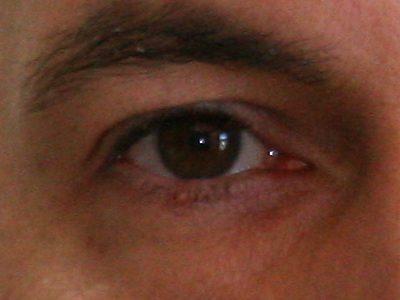
%> input picture subdataset_ubiris_100/C1_S1_I1.tiff, 400 x 300 px
$ octave pre_processing_ubiris.m   (GNU Octave 9; MATLAB toolbox functions it lacks are replaced by stand-ins)
%> lines starting %> are read from the running program, lines starting %| are printed output that depends on the picture; in (x1, y1, x2, y2) boxes, pixels count from 0 and x2, y2 are one past the last pixel; in counts of white or black regions, pixels touching at a corner belong together; the program's own positions count from 1
clc; clear; close all;

%% STEP 1: CARICAMENTO IMMAGINE E PRE PROCESSING

% Definizione manuale del file
image = 'subdataset_ubiris_100\C1_S1_I1.tiff';

% Lettura immagine
try
    img_rgb = imread(image);
%> img_rgb is the input picture: size 300x400x3 uint8; mean R, G, B 100, 58.9, 42
catch
    error('File non trovato! Controlla il percorso del file.');
end

% Filtraggio canale Rosso
img_red = img_rgb(:,:,1);
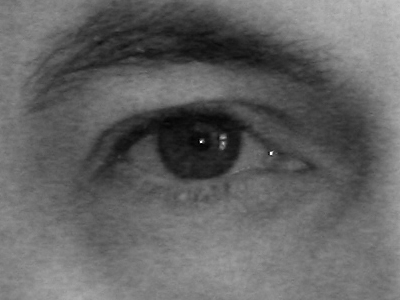
%> img_red: size 300x400 uint8; min 0, max 255, mean 100

% Correzione riflessi ed enhancement
se_tophat = strel('disk', 20);
img_tophat = imtophat(img_red, se_tophat);
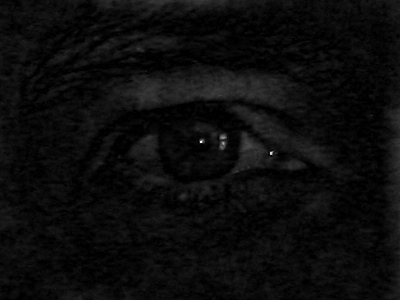
%> img_tophat: size 300x400 uint8; min 0, max 248, mean 11.9
mask_riflessi = img_tophat > 35;
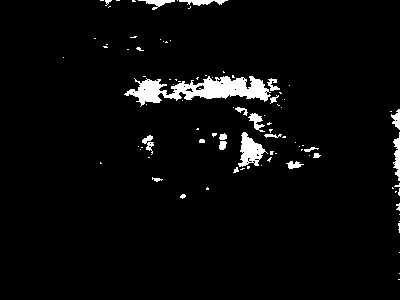
%> mask_riflessi: size 300x400 logical; 3.7% white; 92 white regions (69 under 20 px), largest, box (x1, y1, x2, y2) and area: (124, 76, 271, 107) 2197, (238, 132, 268, 167) 527, (393, 132, 400, 181) 201
img_smooth = regionfill(img_red, mask_riflessi);
img_gamma = imadjust(img_smooth, [0 1], [0.2 1], 1);
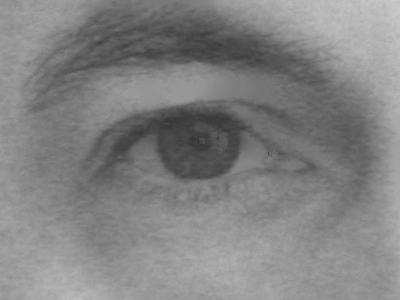
%> img_gamma: size 300x400 uint8; min 51, max 204, mean 130.7
img_enhanced = adapthisteq(img_gamma,'ClipLimit', 0.05 ,'Distribution', 'uniform', 'NumTiles', [6 6]);
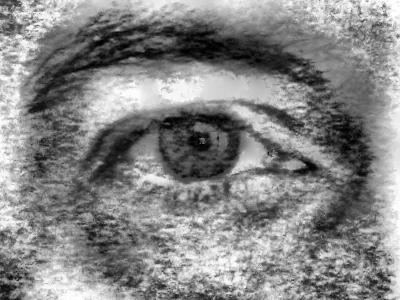
%> img_enhanced: size 300x400 uint8; min 0, max 255, mean 133.3
img_denoised = medfilt2(img_enhanced, [7 7]);
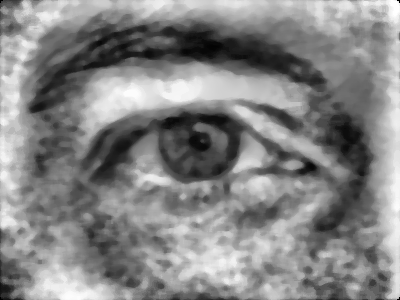
%> img_denoised: size 300x400 uint8; min 0, max 255, mean 133.1

% Visualizzazione grafica
figure('Name', 'Pre processing');
subplot(1,4,1); imshow(img_rgb); title('Immagine originale');
subplot(1,4,2); imshow(img_red); title('Canale Rosso Filtrato');
subplot(1,4,3); imshow(img_smooth); title('Riflessi rimossi');
subplot(1,4,4); imshow(img_denoised); title('Immagine pre processata');

$ run again, with subdataset_ubiris_100/C1_S1_I10.tiff copied over subdataset_ubiris_100/C1_S1_I1.tiff
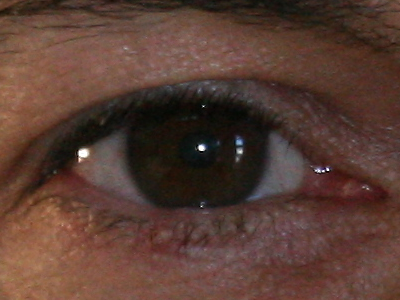
%> input picture subdataset_ubiris_100/C1_S1_I10.tiff, 400 x 300 px
%> img_rgb is the input picture: size 300x400x3 uint8; mean R, G, B 88.7, 61.2, 51.4
%> `mask_riflessi = img_tophat > 35;`:
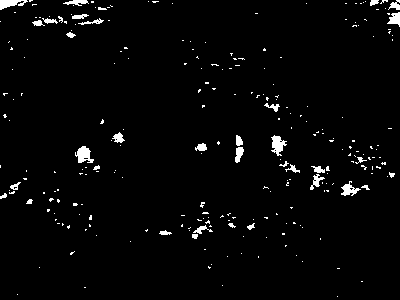
%> mask_riflessi: size 300x400 logical; 2.5% white; 252 white regions (217 under 20 px), largest, box (x1, y1, x2, y2) and area: (75, 146, 94, 163) 195, (271, 135, 287, 156) 186, (0, 0, 28, 10) 160
%> `img_denoised = medfilt2(img_enhanced, [7 7]);`:
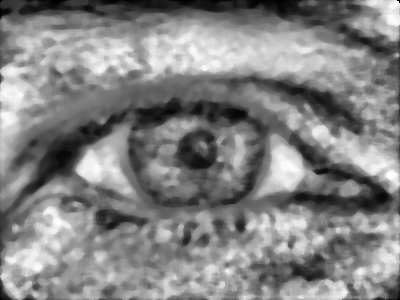
%> img_denoised: size 300x400 uint8; min 0, max 254, mean 131.2

$ run again, with subdataset_ubiris_100/C1_S1_I11.tiff copied over subdataset_ubiris_100/C1_S1_I1.tiff
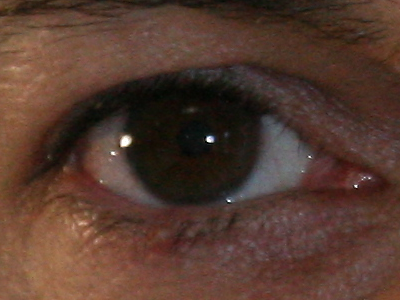
%> input picture subdataset_ubiris_100/C1_S1_I11.tiff, 400 x 300 px
%> img_rgb is the input picture: size 300x400x3 uint8; mean R, G, B 85, 58.4, 47.2
%> `mask_riflessi = img_tophat > 35;`:
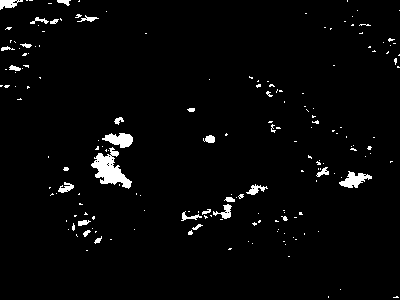
%> mask_riflessi: size 300x400 logical; 2.8% white; 181 white regions (153 under 20 px), largest, box (x1, y1, x2, y2) and area: (91, 147, 132, 189) 759, (102, 133, 133, 148) 295, (339, 171, 372, 188) 285
%> `img_denoised = medfilt2(img_enhanced, [7 7]);`:
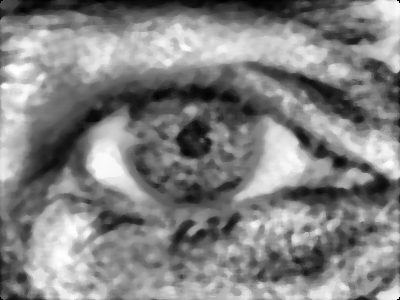
%> img_denoised: size 300x400 uint8; min 0, max 255, mean 130.7

$ run again, with subdataset_ubiris_100/C1_S1_I12.tiff copied over subdataset_ubiris_100/C1_S1_I1.tiff
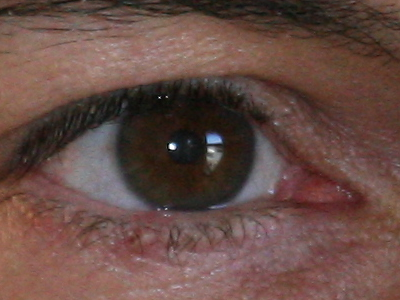
%> input picture subdataset_ubiris_100/C1_S1_I12.tiff, 400 x 300 px
%> img_rgb is the input picture: size 300x400x3 uint8; mean R, G, B 103, 75.9, 69.3
%> `mask_riflessi = img_tophat > 35;`:
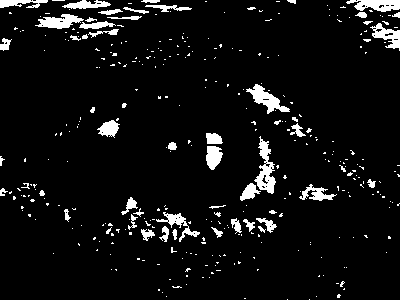
%> mask_riflessi: size 300x400 logical; 6.3% white; 350 white regions (296 under 20 px), largest, box (x1, y1, x2, y2) and area: (254, 136, 276, 194) 561, (246, 84, 290, 114) 482, (346, 0, 400, 12) 436
%> `img_denoised = medfilt2(img_enhanced, [7 7]);`:
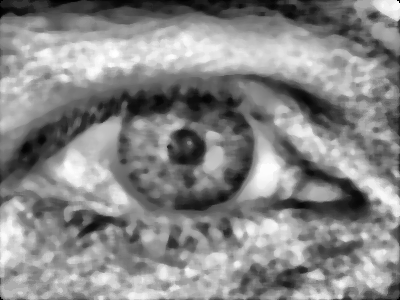
%> img_denoised: size 300x400 uint8; min 0, max 255, mean 135.1
